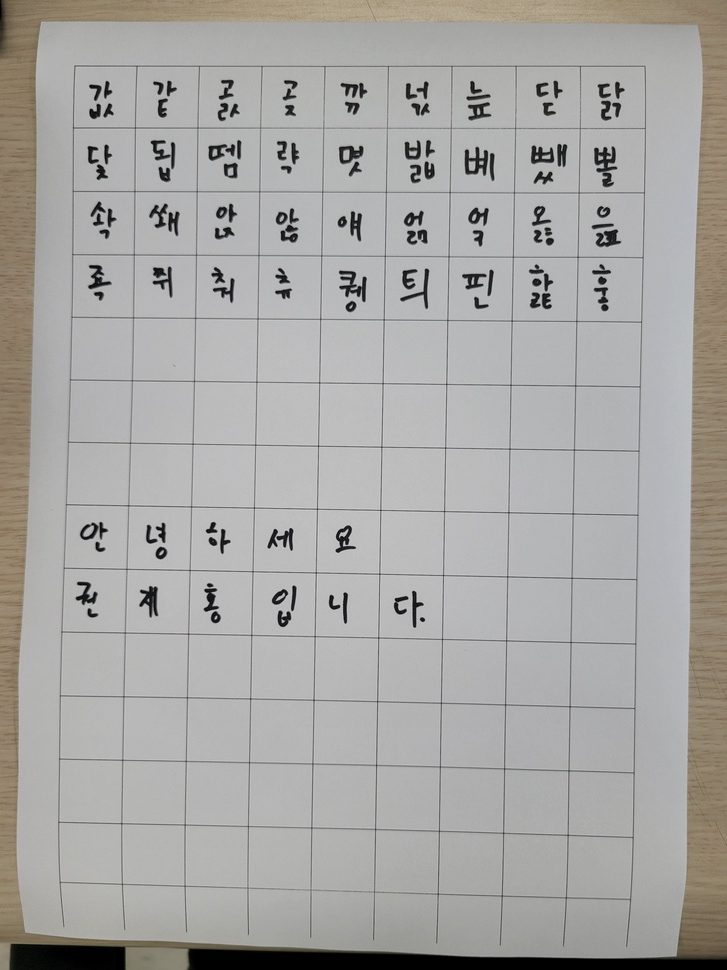
#> input picture 77d79e6b-3b3b-4893-bfe2-a05bc7b5b974.jpg, 727 x 970 px, shrunk from 3024 x 4032 before the run
$ jupyter execute --allow-errors '자봉.ipynb'
#> lines starting #> are read from the running program, lines starting #| are printed output that depends on the picture; after the words box and inside, x2 and y2 are one past the last pixel; in counts of white or black regions, pixels touching at a corner belong together
[cell 1]
import cv2
import numpy as np
import os
from PIL import Image


def imshow(img):
    import cv2
    import IPython
    _,ret = cv2.imencode('.jpg', img)
    i = IPython.display.Image(data=ret)
    IPython.display.display(i)


img_path = './77d79e6b-3b3b-4893-bfe2-a05bc7b5b974.jpg'


img = cv2.imread(img_path)
#> img is the input picture: shape (970, 727, 3); mean B, G, R 163.9, 166.3, 167.7
img_gray = cv2.cvtColor(img, cv2.COLOR_BGR2GRAY)
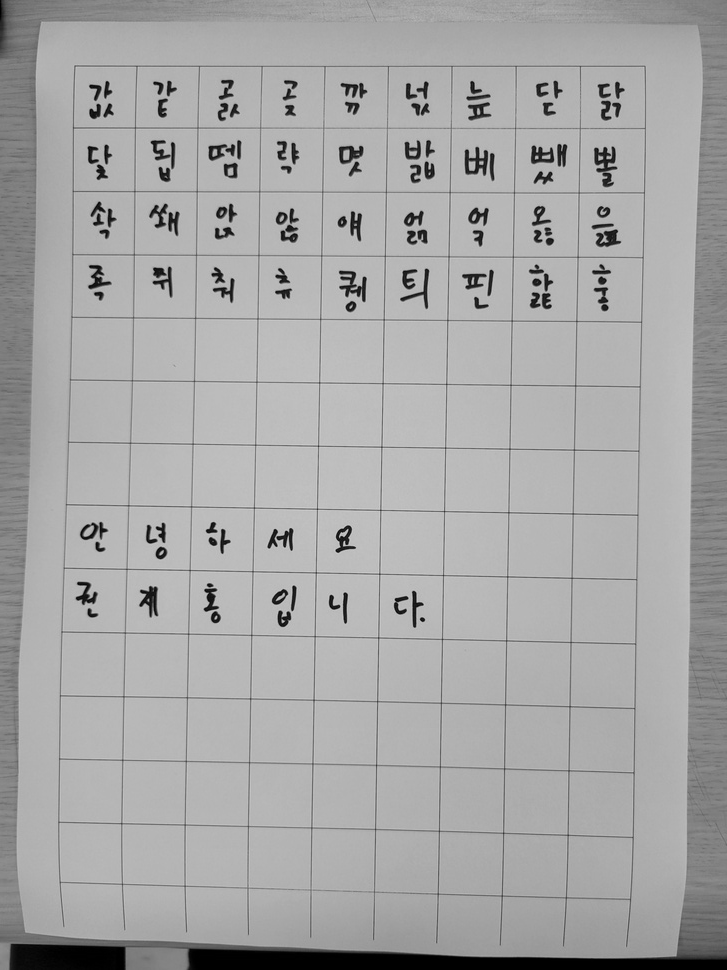
#> img_gray: shape (970, 727); min 0, max 212, mean 166.5
(thresh, img_bin) = cv2.threshold(img_gray, 128, 255, cv2.THRESH_BINARY | cv2.THRESH_OTSU)
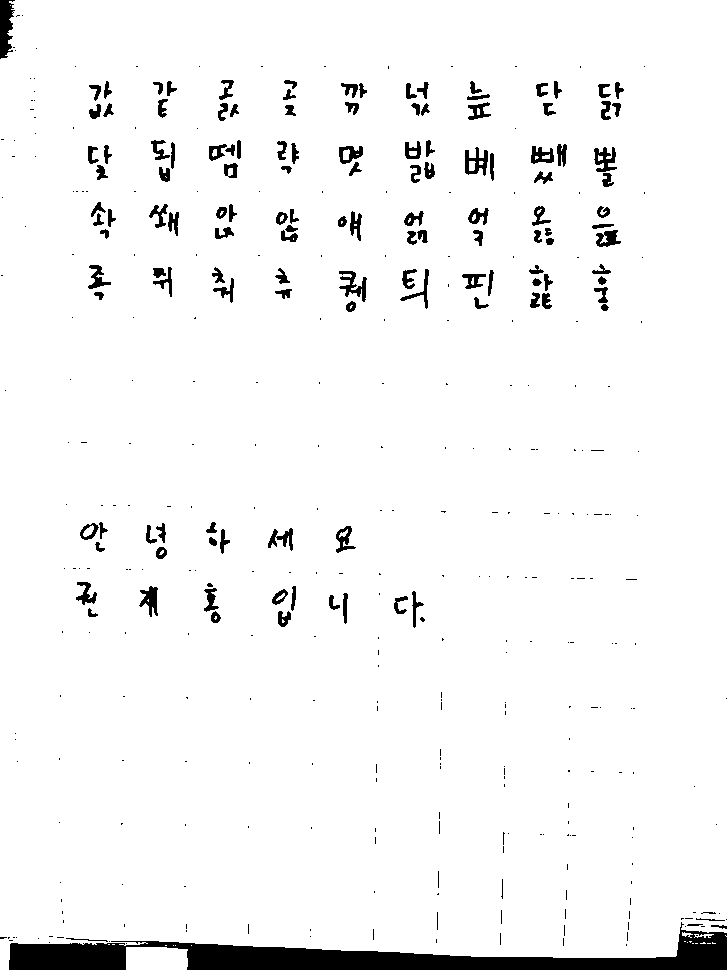
#> img_bin: shape (970, 727); 95.7% white; 415 black regions (277 under 20 px), largest, box (x1, y1, x2, y2) and area: (9, 922, 727, 970) 13502, (0, 0, 15, 59) 623, (339, 271, 367, 302) 359
#> thresh = 103
img_bin = cv2.bitwise_not(img_bin)

kernel_length_v = (np.array(img_gray).shape[1]) // 500 # 120
#> kernel_length_v = 1
## 커널사이즈 잡음
vertical_kernel = cv2.getStructuringElement(cv2.MORPH_RECT, (1, kernel_length_v))
#> vertical_kernel = [1]
## 침식
im_temp1 = cv2.erode(img_bin, vertical_kernel, iterations=3)
## 팽창
vertical_lines_img = cv2.dilate(im_temp1, vertical_kernel, iterations=3)


kernel_length_h = (np.array(img_gray).shape[1]) // 500 # 40
#> kernel_length_h = 1
horizontal_kernel = cv2.getStructuringElement(cv2.MORPH_RECT, (kernel_length_h, 1))
#> horizontal_kernel = [1]
im_temp2 = cv2.erode(img_bin, horizontal_kernel, iterations=3)
horizontal_lines_img = cv2.dilate(im_temp2, horizontal_kernel, iterations=3)


kernel = cv2.getStructuringElement(cv2.MORPH_RECT, (3, 3))
table_segment = cv2.addWeighted(vertical_lines_img, 0.5, horizontal_lines_img, 0.5, 0.0)
table_segment = cv2.erode(cv2.bitwise_not(table_segment), kernel, iterations=2)
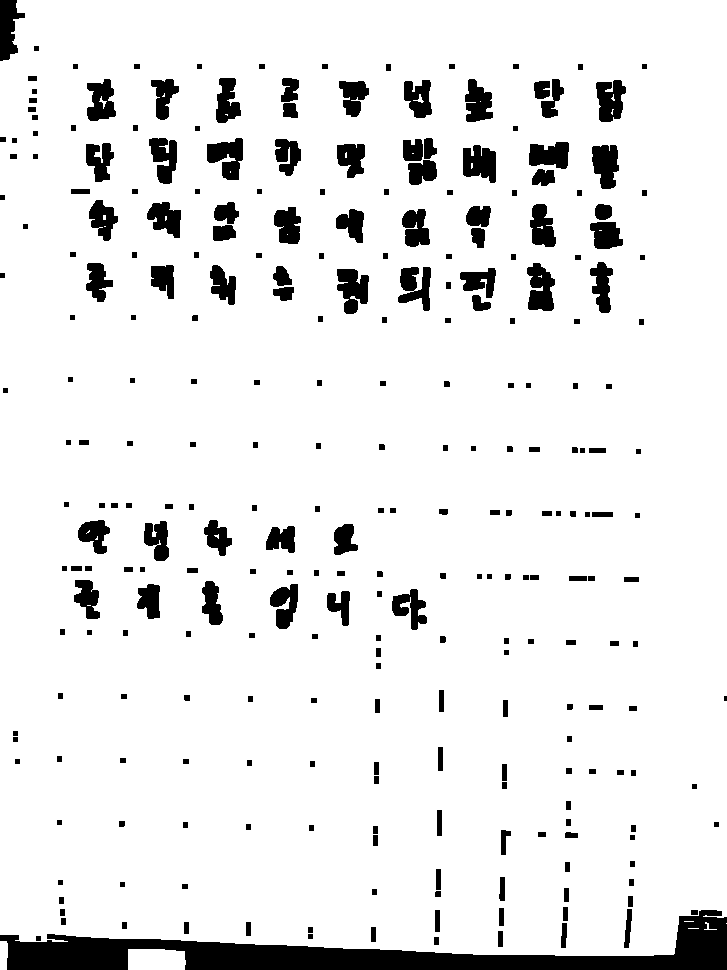
#> table_segment: shape (970, 727); 91.3% white; 277 black regions (1 under 20 px)
thresh, table_segment = cv2.threshold(table_segment, 0, 255, cv2.THRESH_OTSU)
#> thresh = 0

contours, hierarchy = cv2.findContours(table_segment, cv2.RETR_TREE, cv2.CHAIN_APPROX_SIMPLE)
#> contours = 301 contours, 26 with area under 20; largest, box (x1, y1, x2, y2) and area: (0, 0, 727, 956) 684366, (128, 949, 186, 970) 1097, (336, 268, 370, 315) 1075, (206, 137, 244, 181) 1050, (526, 262, 556, 312) 1046
# contours = cv2.findContours(table_segment, cv2.RETR_TREE, cv2.CHAIN_APPROX_SIMPLE)
count = 0

#> (the rest of this cell did not finish here and is left out)

[cell 2]
vertical_kernel
#> Out = [1]

$ run again, with 7e6143fe-c58a-4528-b669-60093dc4d278.jpg copied over 77d79e6b-3b3b-4893-bfe2-a05bc7b5b974.jpg
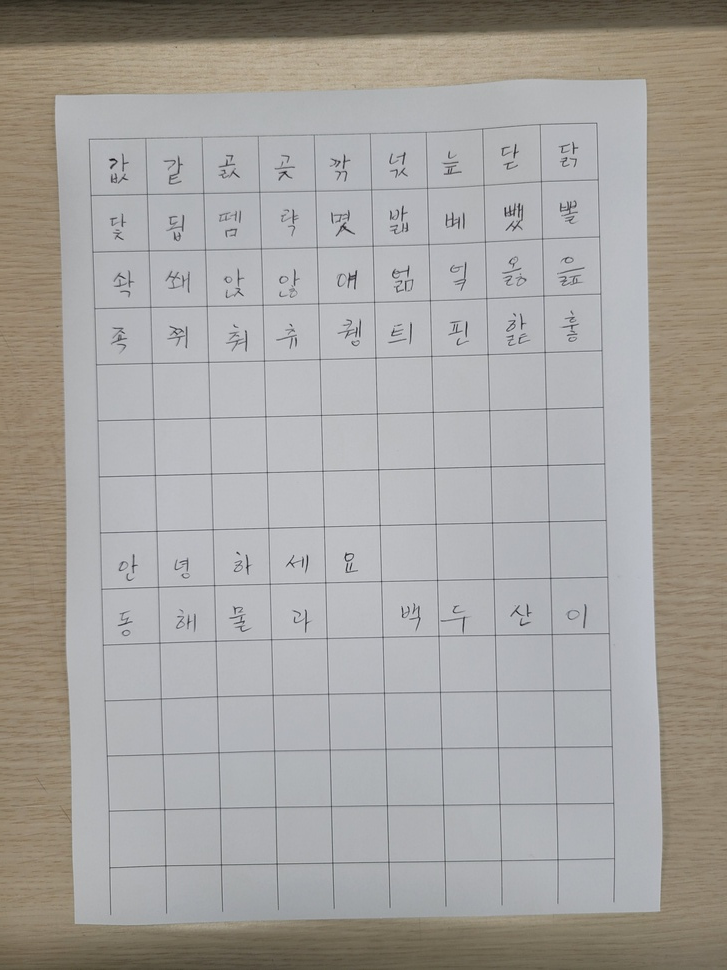
#> input picture 7e6143fe-c58a-4528-b669-60093dc4d278.jpg, 727 x 970 px, shrunk from 3024 x 4032 before the run
#> img is the input picture: shape (970, 727, 3); mean B, G, R 159.6, 162.8, 165.7
#> `(thresh, img_bin) = cv2.threshold(img_gray, 128, 255, cv2.THRESH_BINAR..`:
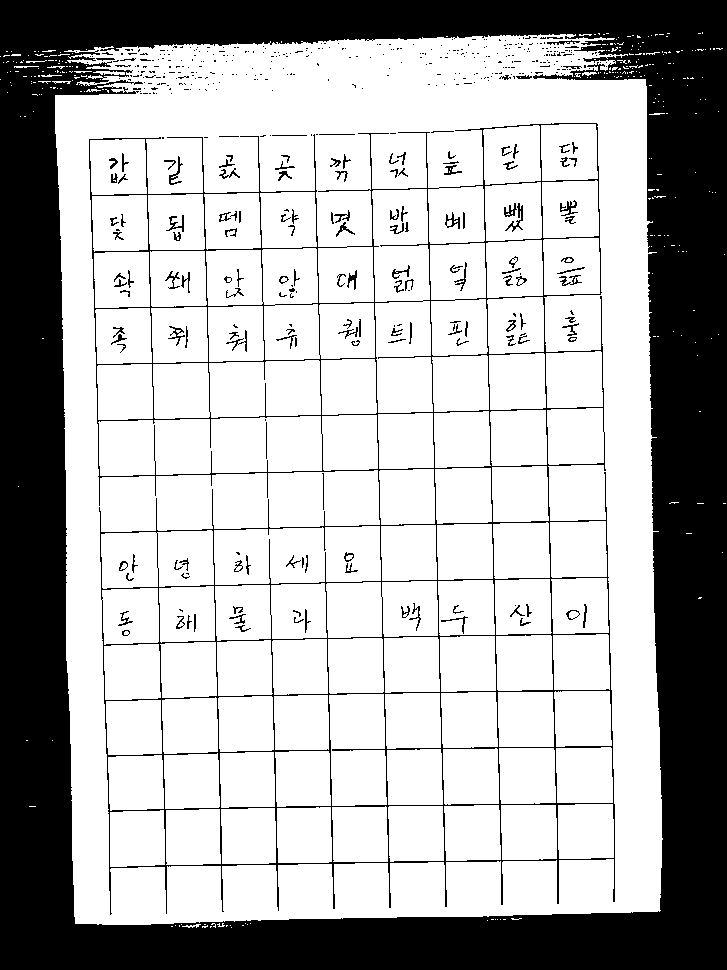
#> img_bin: shape (970, 727); 69.2% white; 501 black regions (349 under 20 px), largest, box (x1, y1, x2, y2) and area: (0, 0, 727, 970) 192319, (89, 123, 615, 915) 17235, (505, 203, 523, 232) 130
#> `(thresh, img_bin) = cv2.threshold(img_gray, 128, 255, cv2.THRESH_BINAR..`: thresh = 152
#> `table_segment = cv2.erode(cv2.bitwise_not(table_segment), kernel, iter..`:
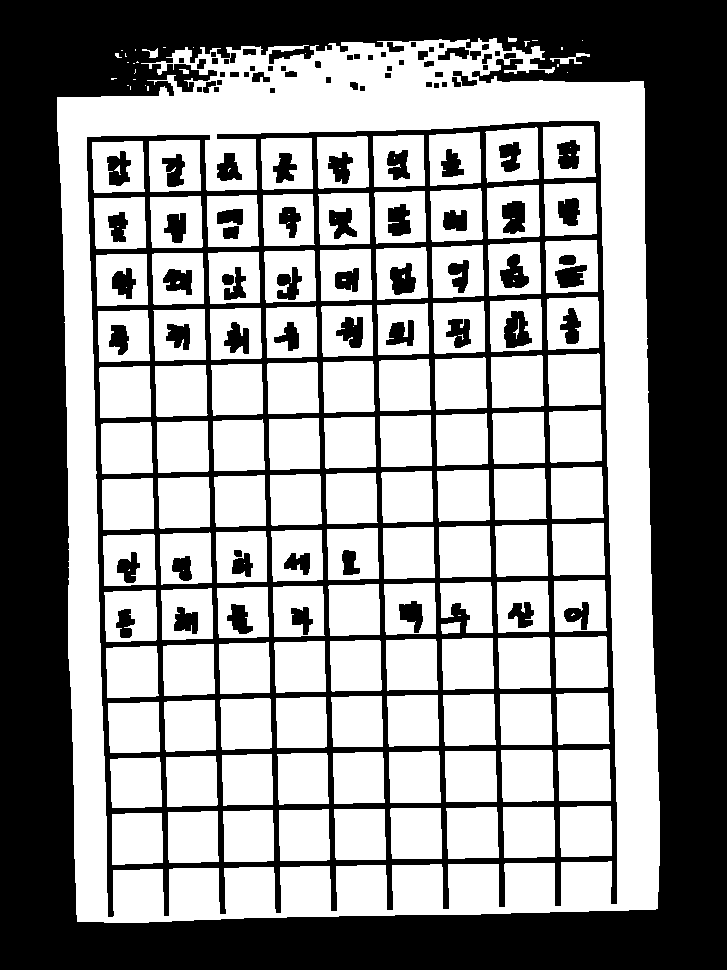
#> table_segment: shape (970, 727); 56.3% white; 103 black regions
#> `thresh, table_segment = cv2.threshold(table_segment, 0, 255, cv2.THRES..`: thresh = 0
#> contours = 273 contours, 49 with area under 20; largest, box (x1, y1, x2, y2) and area: (57, 38, 660, 923) 495422, (86, 120, 618, 918) 377766, (545, 240, 598, 293) 2592, (487, 185, 540, 239) 2585, (544, 183, 597, 236) 2584

$ run again, with 932f6c1e-2274-4220-a363-05a2f01d1616.jpg copied over 77d79e6b-3b3b-4893-bfe2-a05bc7b5b974.jpg
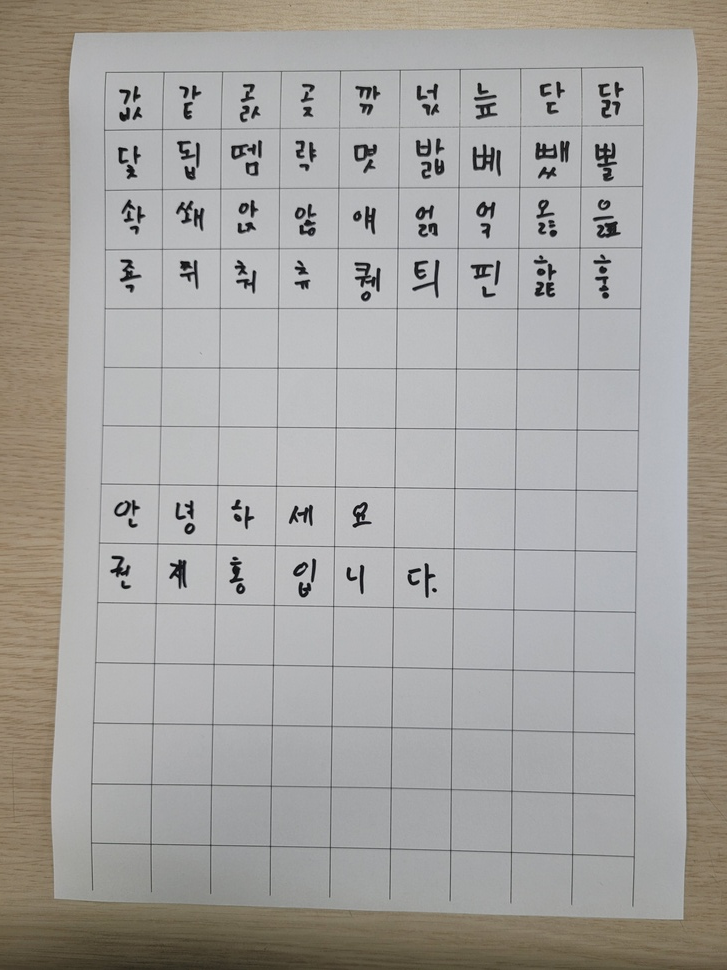
#> input picture 932f6c1e-2274-4220-a363-05a2f01d1616.jpg, 727 x 970 px, shrunk from 3024 x 4032 before the run
#> img is the input picture: shape (970, 727, 3); mean B, G, R 159.3, 162.7, 165
#> `(thresh, img_bin) = cv2.threshold(img_gray, 128, 255, cv2.THRESH_BINAR..`:
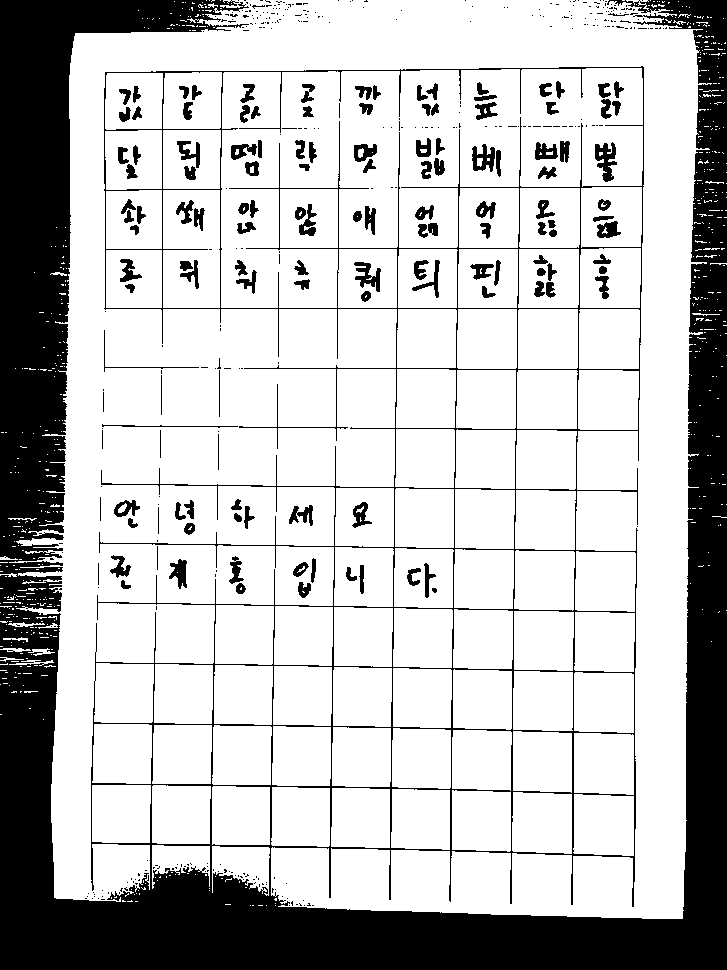
#> img_bin: shape (970, 727); 75% white; 452 black regions (315 under 20 px), largest, box (x1, y1, x2, y2) and area: (0, 0, 727, 970) 158766, (595, 142, 617, 182) 486, (354, 262, 381, 292) 383
#> `(thresh, img_bin) = cv2.threshold(img_gray, 128, 255, cv2.THRESH_BINAR..`: thresh = 147
#> `table_segment = cv2.erode(cv2.bitwise_not(table_segment), kernel, iter..`:
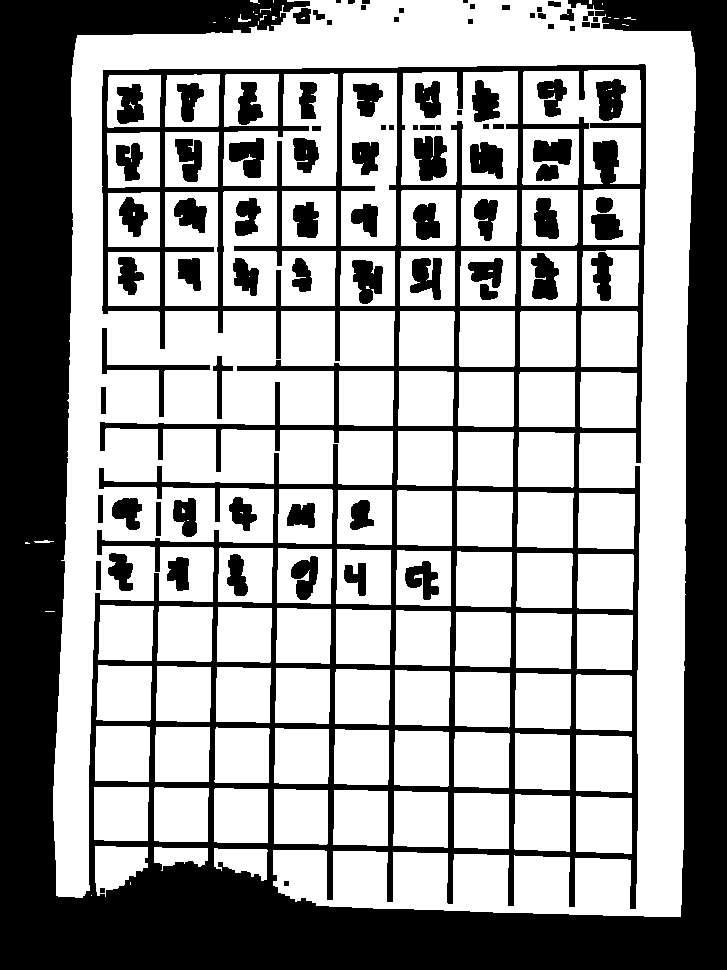
#> table_segment: shape (970, 727); 61.8% white; 91 black regions (2 under 20 px)
#> `thresh, table_segment = cv2.threshold(table_segment, 0, 255, cv2.THRES..`: thresh = 0
#> contours = 224 contours, 48 with area under 20; largest, box (x1, y1, x2, y2) and area: (53, 0, 696, 917) 172358, (401, 71, 518, 185) 12090, (341, 73, 397, 246) 8993, (223, 191, 336, 306) 8622, (223, 73, 338, 186) 8616
